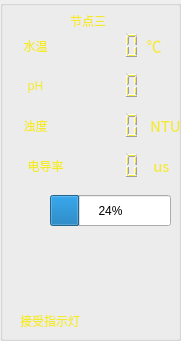
  <widget class="QGroupBox" name="groupBox_4">
   <property name="geometry">
    <rect>
     <x>610</x>
     <y>150</y>
     <width>181</width>
     <height>341</height>
    </rect>
   </property>
   <property name="title">
    <string/>
   </property>
   <widget class="QProgressBar" name="batteryBar1_3">
    <property name="geometry">
     <rect>
      <x>50</x>
      <y>195</y>
      <width>121</width>
      <height>31</height>
     </rect>
    </property>
    <property name="styleSheet">
     <string notr="true">QTextEdit {background: transparent; border: none; color: white;}</string>
    </property>
    <property name="value">
     <number>24</number>
    </property>
    <property name="alignment">
     <set>Qt::AlignRight|Qt::AlignTrailing|Qt::AlignVCenter</set>
    </property>
    <property name="textVisible">
     <bool>true</bool>
    </property>
   </widget>
   <widget class="QLabel" name="label_6">
    <property name="geometry">
     <rect>
      <x>20</x>
      <y>310</y>
      <width>81</width>
      <height>21</height>
     </rect>
    </property>
    <property name="styleSheet">
     <string notr="true">QLabel
{
	color: rgb(244, 234, 42)
}</string>
    </property>
    <property name="text">
     <string>接受指示灯</string>
    </property>
   </widget>
   <widget class="QLabel" name="LED_3">
    <property name="geometry">
     <rect>
      <x>120</x>
      <y>310</y>
      <width>31</width>
      <height>31</height>
     </rect>
    </property>
    <property name="text">
     <string/>
    </property>
   </widget>
   <widget class="QLCDNumber" name="lcdNumber_31">
    <property name="geometry">
     <rect>
      <x>70</x>
      <y>30</y>
      <width>71</width>
      <height>31</height>
     </rect>
    </property>
    <property name="styleSheet">
     <string notr="true">QLCDNumber { 
background: transparent;
color:rgb(244, 234, 42)
 }</string>
    </property>
    <property name="frameShape">
     <enum>QFrame::Box</enum>
    </property>
    <property name="frameShadow">
     <enum>QFrame::Sunken</enum>
    </property>
   </widget>
   <widget class="QLCDNumber" name="lcdNumber_32">
    <property name="geometry">
     <rect>
      <x>70</x>
      <y>70</y>
      <width>71</width>
      <height>31</height>
     </rect>
    </property>
    <property name="styleSheet">
     <string notr="true">QLCDNumber { 
background: transparent;
color:rgb(244, 234, 42)
 }</string>
    </property>
    <property name="frameShape">
     <enum>QFrame::Box</enum>
    </property>
    <property name="frameShadow">
     <enum>QFrame::Sunken</enum>
    </property>
   </widget>
   <widget class="QLCDNumber" name="lcdNumber_33">
    <property name="geometry">
     <rect>
      <x>70</x>
      <y>110</y>
      <width>71</width>
      <height>31</height>
     </rect>
    </property>
    <property name="styleSheet">
     <string notr="true">QLCDNumber { 
background: transparent;
color:rgb(244, 234, 42)
 }</string>
    </property>
    <property name="frameShape">
     <enum>QFrame::Box</enum>
    </property>
    <property name="frameShadow">
     <enum>QFrame::Sunken</enum>
    </property>
   </widget>
   <widget class="QLabel" name="label_12">
    <property name="geometry">
     <rect>
      <x>120</x>
      <y>-80</y>
      <width>51</width>
      <height>21</height>
     </rect>
    </property>
    <property name="styleSheet">
     <string notr="true">QLabel
{
	color: rgb(211, 215, 207)
}</string>
    </property>
    <property name="text">
     <string>节点一</string>
    </property>
   </widget>
   <widget class="QLabel" name="label_13">
    <property name="geometry">
     <rect>
      <x>70</x>
      <y>10</y>
      <width>51</width>
      <height>21</height>
     </rect>
    </property>
    <property name="styleSheet">
     <string notr="true">QLabel
{
	color: rgb(244, 234, 42)
}</string>
    </property>
    <property name="text">
     <string>节点三</string>
    </property>
   </widget>
   <widget class="QPushButton" name="pushButton_17">
    <property name="geometry">
     <rect>
      <x>0</x>
      <y>110</y>
      <width>71</width>
      <height>31</height>
     </rect>
    </property>
    <property name="styleSheet">
     <string notr="true">QPushButton
{
	background: transparent; 
	border: none; 
	color: rgb(244, 234, 42)

}</string>
    </property>
    <property name="text">
     <string>浊度</string>
    </property>
    <property name="icon">
     <iconset resource="icon.qrc">
      <normaloff>:/3/zd3.png</normaloff>:/3/zd3.png</iconset>
    </property>
    <property name="iconSize">
     <size>
      <width>30</width>
      <height>30</height>
     </size>
    </property>
   </widget>
   <widget class="QPushButton" name="pushButton_18">
    <property name="geometry">
     <rect>
      <x>5</x>
      <y>190</y>
      <width>51</width>
      <height>41</height>
     </rect>
    </property>
    <property name="styleSheet">
     <string notr="true">QPushButton
{
	background: transparent; 
	border: none; 
	color: rgb(211, 215, 207)

}</string>
    </property>
    <property name="text">
     <string/>
    </property>
    <property name="icon">
     <iconset resource="icon.qrc">
      <normaloff>:/3/dl3.png</normaloff>:/3/dl3.png</iconset>
    </property>
    <property name="iconSize">
     <size>
      <width>30</width>
      <height>30</height>
     </size>
    </property>
   </widget>
   <widget class="QPushButton" name="pushButton_19">
    <property name="geometry">
     <rect>
      <x>0</x>
      <y>150</y>
      <width>91</width>
      <height>31</height>
     </rect>
    </property>
    <property name="styleSheet">
     <string notr="true">QPushButton
{
	background: transparent; 
	border: none; 
	color: rgb(244, 234, 42)
}</string>
    </property>
    <property name="text">
     <string>电导率</string>
    </property>
    <property name="icon">
     <iconset resource="icon.qrc">
      <normaloff>:/3/ddl3.png</normaloff>:/3/ddl3.png</iconset>
    </property>
    <property name="iconSize">
     <size>
      <width>30</width>
      <height>30</height>
     </size>
    </property>
   </widget>
   <widget class="QPushButton" name="pushButton_3">
    <property name="geometry">
     <rect>
      <x>0</x>
      <y>30</y>
      <width>71</width>
      <height>31</height>
     </rect>
    </property>
    <property name="styleSheet">
     <string notr="true">QPushButton
{
	background: transparent; 
	border: none; 
	color: rgb(244, 234, 42)

}</string>
    </property>
    <property name="text">
     <string>水温</string>
    </property>
    <property name="icon">
     <iconset resource="icon.qrc">
      <normaloff>:/3/sw3.png</normaloff>:/3/sw3.png</iconset>
    </property>
    <property name="iconSize">
     <size>
      <width>30</width>
      <height>30</height>
     </size>
    </property>
   </widget>
   <widget class="QPushButton" name="pushButton_6">
    <property name="geometry">
     <rect>
      <x>0</x>
      <y>70</y>
      <width>71</width>
      <height>31</height>
     </rect>
    </property>
    <property name="styleSheet">
     <string notr="true">QPushButton
{
	background: transparent; 
	border: none; 
	color: rgb(244, 234, 42)

}</string>
    </property>
    <property name="text">
     <string>pH</string>
    </property>
    <property name="icon">
     <iconset resource="icon.qrc">
      <normaloff>:/3/pH3.png</normaloff>:/3/pH3.png</iconset>
    </property>
    <property name="iconSize">
     <size>
      <width>30</width>
      <height>30</height>
     </size>
    </property>
   </widget>
   <widget class="QLabel" name="label_43">
    <property name="geometry">
     <rect>
      <x>140</x>
      <y>35</y>
      <width>31</width>
      <height>21</height>
     </rect>
    </property>
    <property name="font">
     <font>
      <family>Noto Sans CJK SC</family>
      <pointsize>11</pointsize>
     </font>
    </property>
    <property name="styleSheet">
     <string notr="true">QLabel
{
	color: rgb(244, 234, 42)
}</string>
    </property>
    <property name="text">
     <string>  ℃</string>
    </property>
   </widget>
   <widget class="QLCDNumber" name="lcdNumber_34">
    <property name="geometry">
     <rect>
      <x>70</x>
      <y>150</y>
      <width>71</width>
      <height>31</height>
     </rect>
    </property>
    <property name="styleSheet">
     <string notr="true">QLCDNumber { 
background: transparent;
color:rgb(244, 234, 42)
 }</string>
    </property>
    <property name="frameShape">
     <enum>QFrame::Box</enum>
    </property>
    <property name="frameShadow">
     <enum>QFrame::Sunken</enum>
    </property>
   </widget>
   <widget class="QLabel" name="label_46">
    <property name="geometry">
     <rect>
      <x>150</x>
      <y>115</y>
      <width>31</width>
      <height>21</height>
     </rect>
    </property>
    <property name="font">
     <font>
      <family>Noto Sans CJK SC</family>
      <pointsize>11</pointsize>
     </font>
    </property>
    <property name="styleSheet">
     <string notr="true">QLabel
{
	color: rgb(244, 234, 42)
}</string>
    </property>
    <property name="text">
     <string>NTU</string>
    </property>
   </widget>
   <widget class="QLabel" name="label_47">
    <property name="geometry">
     <rect>
      <x>150</x>
      <y>155</y>
      <width>31</width>
      <height>21</height>
     </rect>
    </property>
    <property name="font">
     <font>
      <family>Noto Sans CJK SC</family>
      <pointsize>11</pointsize>
     </font>
    </property>
    <property name="styleSheet">
     <string notr="true">QLabel
{
	color: rgb(244, 234, 42)
}</string>
    </property>
    <property name="text">
     <string> us</string>
    </property>
   </widget>
   <widget class="QLabel" name="ddlab3">
    <property name="geometry">
     <rect>
      <x>80</x>
      <y>280</y>
      <width>101</width>
      <height>31</height>
     </rect>
    </property>
    <property name="font">
     <font>
      <pointsize>12</pointsize>
     </font>
    </property>
    <property name="styleSheet">
     <string notr="true">QLabel
{
	color: rgb(244, 234, 42)
}</string>
    </property>
    <property name="text">
     <string/>
    </property>
   </widget>
   <widget class="QLabel" name="tplab3">
    <property name="geometry">
     <rect>
      <x>0</x>
      <y>240</y>
      <width>81</width>
      <height>31</height>
     </rect>
    </property>
    <property name="font">
     <font>
      <pointsize>12</pointsize>
     </font>
    </property>
    <property name="styleSheet">
     <string notr="true">QLabel
{
	color: rgb(244, 234, 42)
}</string>
    </property>
    <property name="text">
     <string/>
    </property>
   </widget>
   <widget class="QLabel" name="zdlab3">
    <property name="geometry">
     <rect>
      <x>0</x>
      <y>280</y>
      <width>81</width>
      <height>31</height>
     </rect>
    </property>
    <property name="font">
     <font>
      <pointsize>12</pointsize>
     </font>
    </property>
    <property name="styleSheet">
     <string notr="true">QLabel
{
	color: rgb(244, 234, 42)
}</string>
    </property>
    <property name="text">
     <string/>
    </property>
   </widget>
   <widget class="QLabel" name="phlab3">
    <property name="geometry">
     <rect>
      <x>80</x>
      <y>240</y>
      <width>81</width>
      <height>31</height>
     </rect>
    </property>
    <property name="font">
     <font>
      <pointsize>12</pointsize>
     </font>
    </property>
    <property name="styleSheet">
     <string notr="true">QLabel
{
	color: rgb(244, 234, 42)
}</string>
    </property>
    <property name="text">
     <string/>
    </property>
   </widget>
  </widget>
